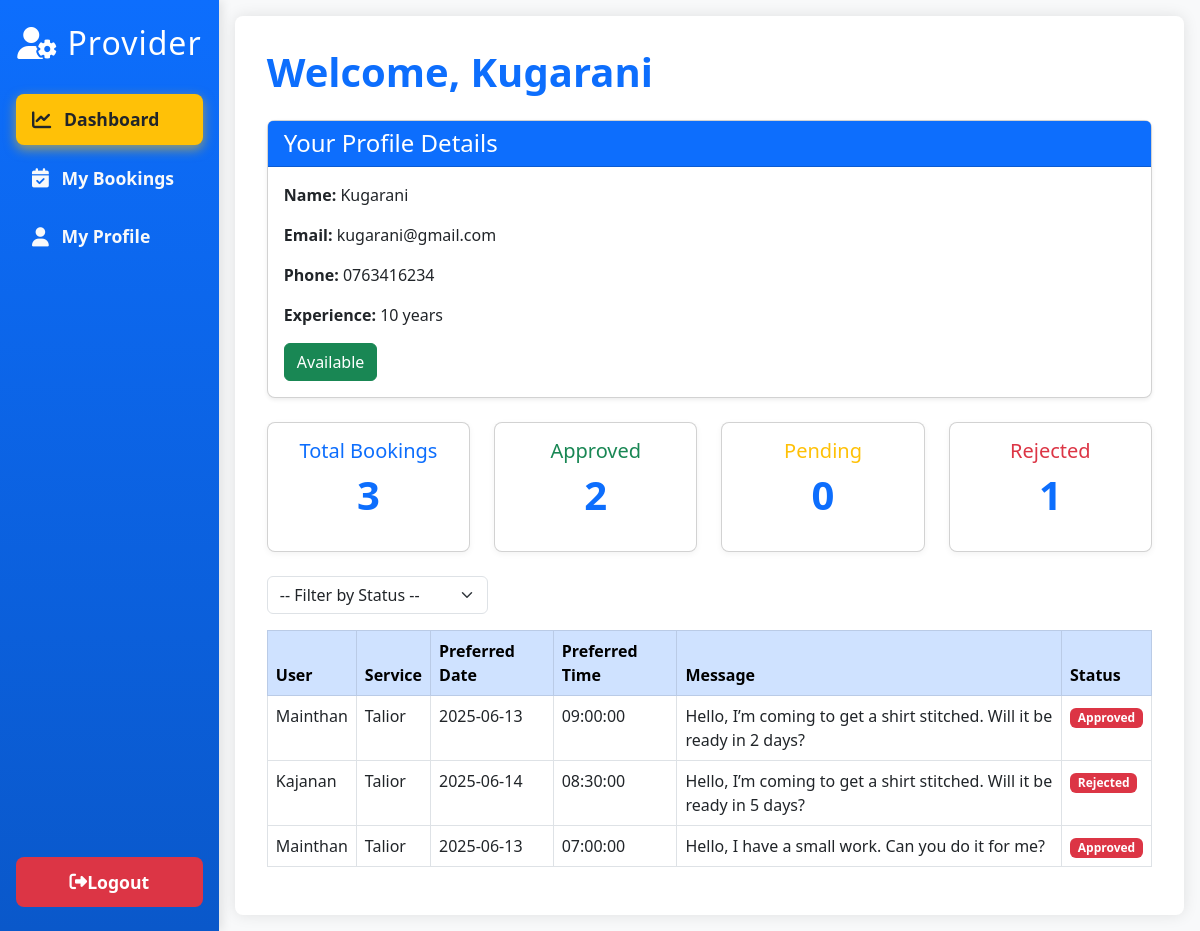
Screenshot of /provider_dashboard.php (signed in) with the database file from the repository.
### tables this page shows
CREATE TABLE `service_providers` (
  `id` int(11) NOT NULL,
  `name` varchar(100) NOT NULL,
  `email` varchar(100) NOT NULL,
  `service_type` varchar(100) NOT NULL,
  `experience` text NOT NULL,
  `district` varchar(100) NOT NULL,
  `gn_division` varchar(100) NOT NULL,
  `phone` varchar(20) NOT NULL,
  `password` varchar(255) NOT NULL,
  `created_at` timestamp NOT NULL DEFAULT current_timestamp(),
  `status` enum('pending','approved','rejected') DEFAULT 'pending',
  `availability` enum('available','unavailable') NOT NULL DEFAULT 'unavailable',
  `image` varchar(255) DEFAULT 'default.jpg'
);

CREATE TABLE `bookings` (
  `id` int(11) NOT NULL,
  `user_id` int(11) NOT NULL,
  `provider_id` int(11) NOT NULL,
  `service_type` varchar(255) DEFAULT NULL,
  `date` date NOT NULL,
  `status` enum('Pending','Approved','Rejected') DEFAULT 'Pending',
  `preferred_date` date NOT NULL,
  `preferred_time` time NOT NULL,
  `message` text DEFAULT NULL
);

CREATE TABLE `users` (
  `id` int(11) NOT NULL,
  `name` varchar(100) NOT NULL,
  `email` varchar(100) NOT NULL,
  `password` varchar(255) NOT NULL,
  `created_at` timestamp NOT NULL DEFAULT current_timestamp(),
  `phone` varchar(20) DEFAULT NULL
);

### provider_dashboard.php (the view, shortened to what this page needs)
<?php
require 'config.php';
$providerId = (int) $_SESSION['id'];
$providerName = htmlspecialchars($_SESSION['name']);
$page = $_GET['page'] ?? 'dashboard';
$providerDetailsResult = $conn->query("SELECT name, email, phone, experience, availability FROM service_providers WHERE id = $providerId");
$providerDetails = $providerDetailsResult ? $providerDetailsResult->fetch_assoc() : null;
$totalBookings = $conn->query("SELECT COUNT(*) AS total FROM bookings WHERE provider_id = $providerId")->fetch_assoc()['total'];
$approvedBookings = $conn->query("SELECT COUNT(*) AS approved FROM bookings WHERE provider_id = $providerId AND status = 'approved'")->fetch_assoc()['approved'];
$rejectedBookings = $conn->query("SELECT COUNT(*) AS rejected FROM bookings WHERE provider_id = $providerId AND status = 'rejected'")->fetch_assoc()['rejected'];
$pendingBookings = $conn->query("SELECT COUNT(*) AS pending FROM bookings WHERE provider_id = $providerId AND status = 'pending'")->fetch_assoc()['pending'];
function activeClass($p) {
    global $page;
    return $page === $p ? 'active' : '';
}
?>
<!DOCTYPE html>
<html lang="en">
<head>
  <link href="https://cdn.jsdelivr.net/npm/bootstrap@5.3.0/dist/css/bootstrap.min.css" rel="stylesheet" />
  <link href="https://cdnjs.cloudflare.com/ajax/libs/font-awesome/6.4.0/css/all.min.css" rel="stylesheet" />
</head>
<body>
<div class="d-flex">
  <aside class="sidebar">
    <h2><i class="fas fa-user-cog"></i> Provider</h2>
    <nav class="flex-grow-1 d-flex flex-column">
      <a href="provider_dashboard.php?page=dashboard" class="sidebar-link <?= activeClass('dashboard') ?>">
        <i class="fas fa-chart-line"></i> Dashboard
      </a>
      <a href="provider_dashboard.php?page=bookings" class="sidebar-link <?= activeClass('bookings') ?>">
        <i class="fas fa-calendar-check"></i> My Bookings
      </a>
      <a href="provider_dashboard.php?page=profile" class="sidebar-link <?= activeClass('profile') ?>">
        <i class="fas fa-user"></i> My Profile
      </a>
      <a href="logout.php" class="sidebar-logout">
        <i class="fas fa-sign-out-alt"></i> Logout
      </a>
    </nav>
  </aside>
  <main>
    <h1 class="mb-4 fw-bold text-primary">Welcome, <?= $providerName ?></h1>
    <?php
    if ($page === 'bookings') {
        include 'provider_bookings.php';
    } elseif ($page === 'profile') {
        include 'provider_profile.php';
    } else {
        if (!$providerDetails) {
            echo '<div class="alert alert-danger">Provider details not found.</div>';
        } else {
    ?>
    <div class="card mb-4 shadow-sm">
      <div class="card-header bg-primary text-white">
        <h4 class="mb-0">Your Profile Details</h4>
      </div>
      <div class="card-body">
        <p><strong>Name:</strong> <?= htmlspecialchars($providerDetails['name']) ?></p>
        <p><strong>Email:</strong> <?= htmlspecialchars($providerDetails['email']) ?></p>
        <p><strong>Phone:</strong> <?= htmlspecialchars($providerDetails['phone']) ?></p>
        <p><strong>Experience:</strong> <?= htmlspecialchars($providerDetails['experience']) ?> years</p>
        <form method="post" action="" class="mt-3">
          <button type="submit" name="toggle_status" class="btn btn-<?= $providerDetails['availability'] === 'available' ? 'success' : 'secondary' ?>">
            <?= ucfirst($providerDetails['availability']) ?>
          </button>
        </form>
      </div>
    </div>
    <div class="row mb-4">
      <div class="col-md-3">
        <div class="card text-center text-primary">
          <div class="card-body">
            <h5>Total Bookings</h5>
            <p class="display-6"><?= $totalBookings ?></p>
          </div>
        </div>
      </div>
      <div class="col-md-3">
        <div class="card text-center text-success">
          <div class="card-body">
            <h5>Approved</h5>
            <p class="display-6"><?= $approvedBookings ?></p>
          </div>
        </div>
      </div>
      <div class="col-md-3">
        <div class="card text-center text-warning">
          <div class="card-body">
            <h5>Pending</h5>
            <p class="display-6"><?= $pendingBookings ?></p>
          </div>
        </div>
      </div>
      <div class="col-md-3">
        <div class="card text-center text-danger">
          <div class="card-body">
            <h5>Rejected</h5>
            <p class="display-6"><?= $rejectedBookings ?></p>
          </div>
        </div>
      </div>
    </div>
    <form method="GET" class="mb-3">
      <select name="filter" class="form-select w-25" onchange="this.form.submit()">
        <option value="">-- Filter by Status --</option>
      </select>
    </form>
    <table class="table table-bordered">
      <thead class="table-primary">
        <tr>
          <th>User</th>
          <th>Service</th>
          <th>Preferred Date</th>
          <th>Preferred Time</th>
          <th>Message</th>
          <th>Status</th>
        </tr>
      </thead>
      <tbody>
        <?php
        $sql = "SELECT b.*, u.name AS user_name FROM bookings b
                JOIN users u ON b.user_id = u.id
                WHERE b.provider_id = $providerId";
        $sql .= " ORDER BY b.date DESC";
        $results = $conn->query($sql);
        if ($results && $results->num_rows > 0) {
            while ($row = $results->fetch_assoc()) {
                echo "<tr>
                        <td>".htmlspecialchars($row['user_name'])."</td>
                        <td>".htmlspecialchars($row['service_type'])."</td>
                        <td>".htmlspecialchars($row['preferred_date'])."</td>
                        <td>".htmlspecialchars($row['preferred_time'])."</td>
                        <td>".htmlspecialchars($row['message'])."</td>
                        <td><span class='badge bg-" .
                            ($row['status'] == 'approved' ? 'success' : ($row['status'] == 'pending' ? 'warning' : 'danger')) .
                            "'>" . ucfirst(htmlspecialchars($row['status'])) . "</span></td>
                      </tr>";
            }
        } else {
            echo "<tr><td colspan='6' class='text-center'>No bookings found</td></tr>";
        }
        ?>
      </tbody>
    </table>
    <?php
        }
    }
    ?>
  </main>
</div>
</body>
</html>

### provider_dashboard.php (style rules this page uses)
body { background-color: #f8f9fa; font-family: 'Segoe UI', Tahoma, Geneva, Verdana, sans-serif; color: #212529; }
.sidebar { background: linear-gradient(180deg, #0d6efd 0%, #0a58ca 100%); min-height: 100vh; padding: 1.5rem 1rem; width: 250px; display: flex; flex-direction: column; color: white; box-shadow: 3px 0 10px rgba(0,0,0,0.1); position: sticky; top: 0; }
.sidebar h2 { letter-spacing: 1px; color: white; text-align: center; margin-bottom: 2rem; }
.sidebar-link { color: #f8f9fa; text-decoration: none; display: flex; align-items: center; padding: 0.75rem 1rem; font-weight: 600; font-size: 1.1rem; border-radius: 0.5rem; margin-bottom: 0.5rem; transition: background-color 0.3s ease, box-shadow 0.3s ease; }
.sidebar-link.active { background-color: #ffc107; color: #212529; box-shadow: 0 4px 12px rgba(255, 193, 7, 0.6); }
.sidebar-link i { font-size: 1.2rem; margin-right: 0.8rem; }
.sidebar-logout { background-color: #dc3545; padding: 0.75rem 1rem; border-radius: 0.5rem; font-weight: 700; font-size: 1.1rem; color: #fff !important; text-align: center; display: flex; align-items: center; justify-content: center; margin-top: auto; transition: background-color 0.3s ease; text-decoration: none; }
main { padding: 2rem; background: white; border-radius: 0.5rem; margin: 1rem; flex-grow: 1; box-shadow: 0 0 15px rgba(0,0,0,0.1); min-height: 100vh; color: #212529; }
.card { border-radius: 0.5rem; box-shadow: 0 2px 6px rgba(0,0,0,0.05); }
.text-primary { color: #0d6efd !important; }
.display-6 { font-weight: 700; color: #0d6efd; }

### rows the page displays
service_providers: name "Kugarani", email "kugarani@gmail.com", phone "0763416234", experience "10", availability "Available"
bookings: user.name "Mainthan", service_type "Talior", preferred_date "2025-06-13", preferred_time "09:00:00", message "Hello, I’m coming to get a shirt stitched. Will it be ready in 2 days?", status "Approved"
bookings: user.name "Kajanan", service_type "Talior", preferred_date "2025-06-14", preferred_time "08:30:00", message "Hello, I’m coming to get a shirt stitched. Will it be ready in 5 days?", status "Rejected"
bookings: user.name "Mainthan", service_type "Talior", preferred_date "2025-06-13", preferred_time "07:00:00", message "Hello, I have a small work. Can you do it for me?", status "Approved"

### other values shown
$providerName "Kugarani"
$totalBookings "3"
$approvedBookings "2"
$pendingBookings "0"
$rejectedBookings "1"
